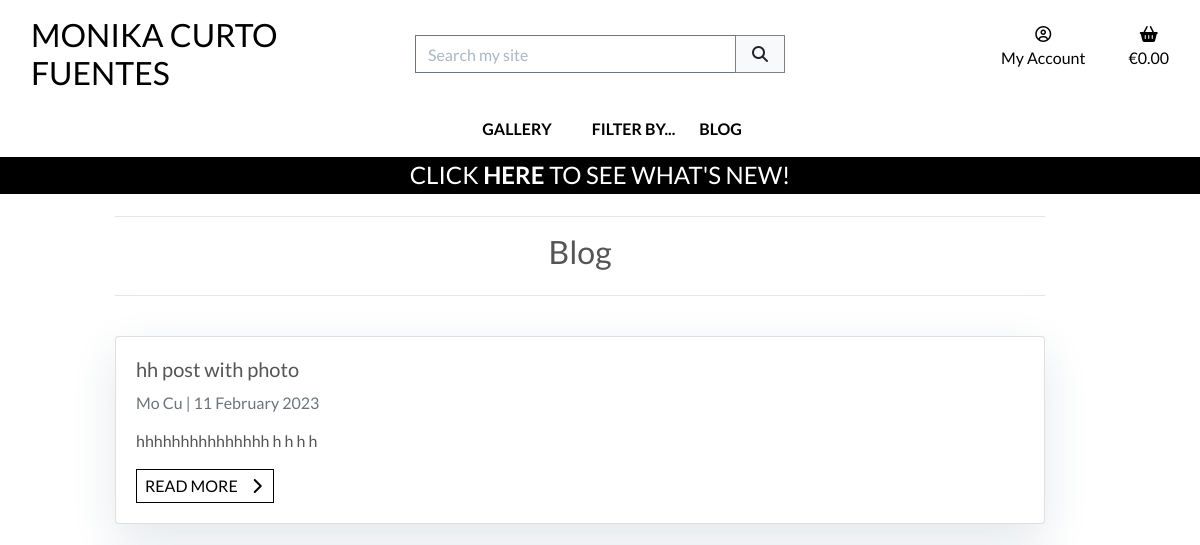
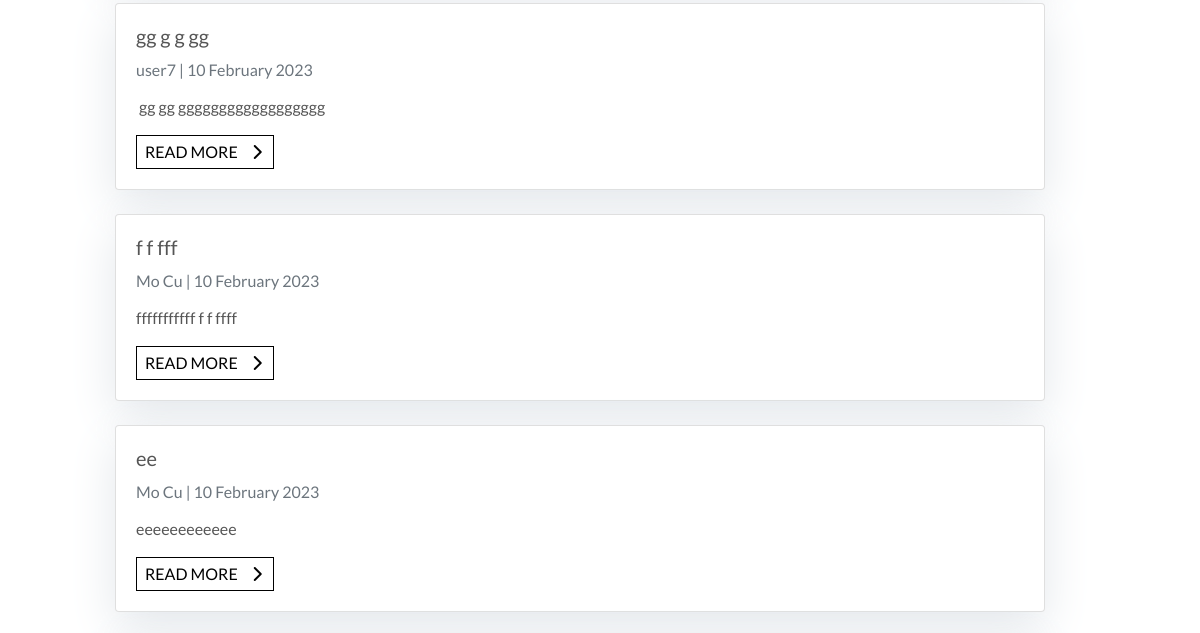
/blog/ (upper part), run on an earlier commit of the app's database (2 pictures, top to bottom).
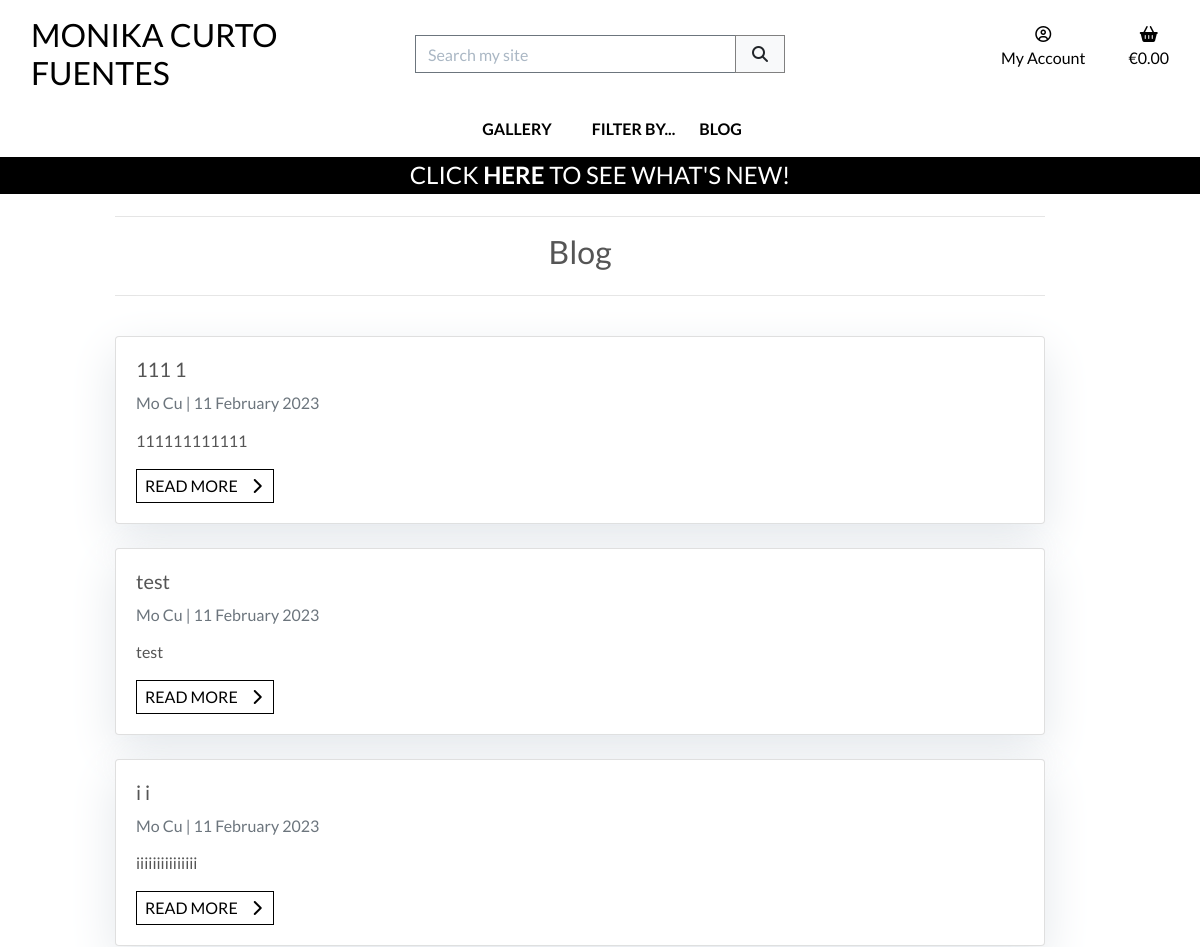
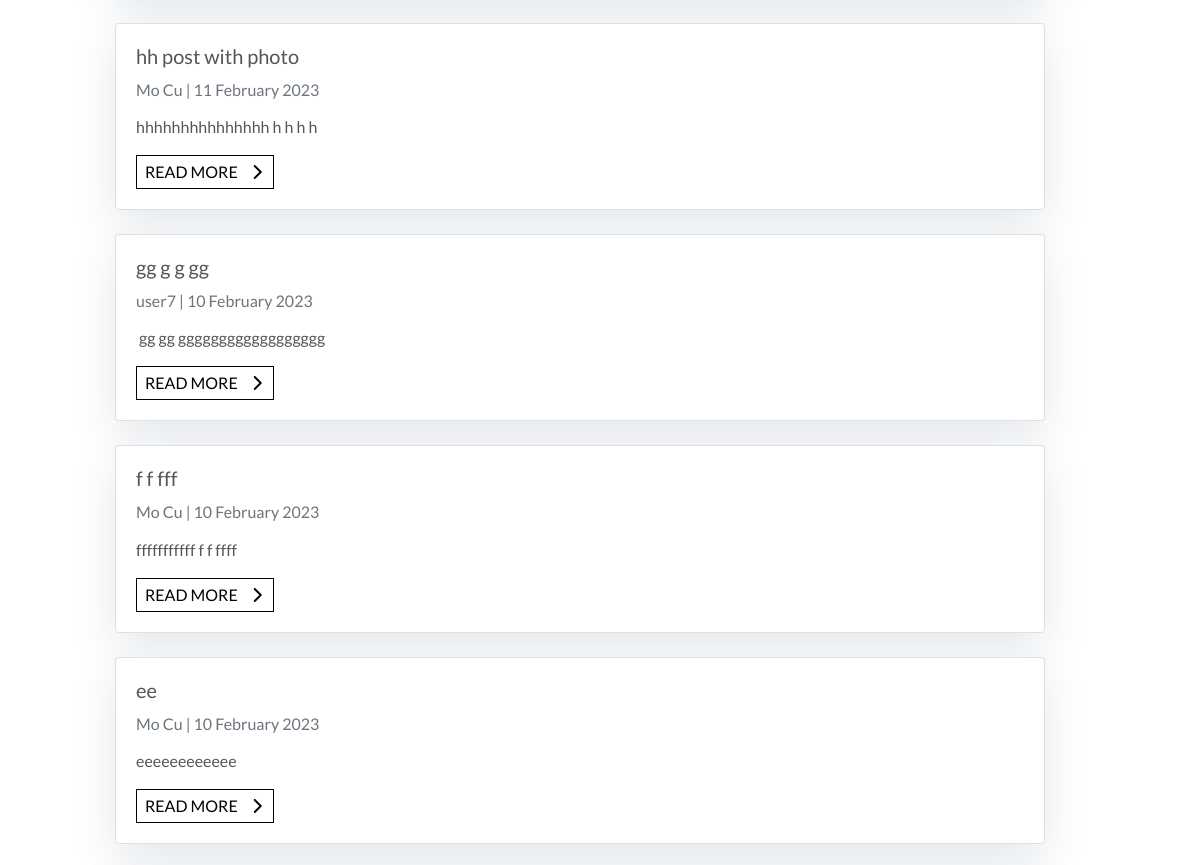
And on a later commit of the database (2 pictures, top to bottom).
### blog/models.py (models this page shows, shortened)
class Post(models.Model):
    title = models.CharField(
        max_length=150,
        unique=True)
    slug = models.SlugField(
        max_length=150,
        unique=True)
    author = models.ForeignKey(
        User,
        on_delete=models.CASCADE,
        related_name="blog_posts")
    content = models.TextField()
    featured_image = models.ImageField(
        null=True,
        blank=True)
    highlight = models.BooleanField(
        default=False)
    live = models.BooleanField(
        default=True)
    created_on = models.DateTimeField(
        auto_now_add=True)
    updated_on = models.DateTimeField(
        auto_now=True)
    class Meta:
        ordering = ['created_on']

### blog/views.py (the view)
class PostList(generic.ListView):
    model = Post
    posts = Post.objects.all()
    template_name = "blog/blog.html"
    ordering = '-created_on'
    def get_queryset(self):
        queryset = super().get_queryset()
        if self.request.user.is_staff:
            return queryset
        return queryset.filter(live=True)

### bag/contexts.py (called while the page is built, shortened)
def bag_contents(request):
    bag_items = []
    total = 0
    product_count = 0
    bag = request.session.get('bag', {})
    if total < settings.FREE_DELIVERY_THRESHOLD and total > 0:
        min_charge = settings.DELIVERY_MIN_CHARGE
        delivery = max(
            total * Decimal(settings.STANDARD_DELIVERY_PERCENTAGE / 100),
            min_charge)
        free_delivery_delta = settings.FREE_DELIVERY_THRESHOLD - total
    else:
        delivery = 0
        free_delivery_delta = 0
    grand_total = delivery + total
    context = {
        'bag_items': bag_items,
        'total': total,
        'product_count': product_count,
        'delivery': delivery,
        'free_delivery_delta': free_delivery_delta,
        'free_delivery_threshold': settings.FREE_DELIVERY_THRESHOLD,
        'grand_total': grand_total,
    }
    return context

### blog/templates/blog/blog.html (shortened to what this page needs)
{% extends "base.html" %}
{% load static %}
{% block page_header %}
    {% include "includes/page_header.html" with title="Blog" subtitle="" %}
{% endblock %}
{% block content %}
    <div class="container mb-4 col-12 col-md-10 offset-md-1">
        <div class="row">
            <div class="col">
                {% if post_list|length > 0 %}
                    {% for post in post_list %}
                        <div class="card mb-4">
                            <div class="card-body">
                                <h5 class="card-title">{{ post.title }}</h5>
                                <p class="card-text text-muted h6">
                                    {{ post.author.get_full_name|default:post.author.username }} | {{ post.created_on | date:"d F Y"}}
                                </p>
                                <p class="card-text">
                                    {{post.content|stringformat:".200s"|safe }}
                                </p>
                                <a href="{% url 'post_detail' post.slug  %}"
                                    class="btn btn-outline-black rounded-0 px-1 py-1">
                                    <span class="text-uppercase mx-1">Read more</span>
                                    <span class="icon">
                                        <i class="fas fa-chevron-right"></i>
                                    </span>
                                </a>
                            </div>
                        </div>
                    {% endfor %}
                {% endif %}
            </div>
        </div>
    </div>
{% endblock %}

What changed in the data, as far as the page shows it:
added Post: title "111 1", author.get_full_name "Mo Cu", created_on "11 February 2023", content "111111111111"
added Post: title "test", author.get_full_name "Mo Cu", created_on "11 February 2023", content "test"
added Post: title "i i", author.get_full_name "Mo Cu", created_on "11 February 2023", content "iiiiiiiiiiiiiii"
